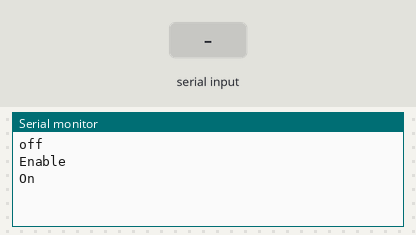
Recording of a sketch running on a simulated Arduino Uno, built with avr-gcc and run on an emulated ATmega328P. On the bench: the last lines printed to the serial monitor. The inputs (shaded band) are chosen by the test bench.

Above: at 6.2 s.
6.3 s: "*" received over Serial
At 7.3 s:
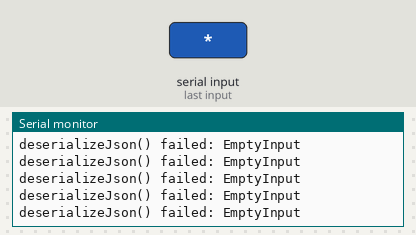
8.5 s: "on" received over Serial
At 9.2 s:
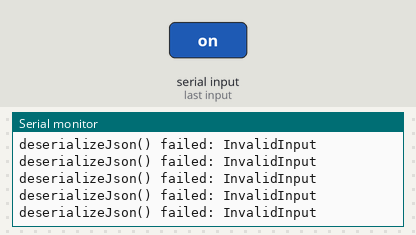

The sketch:

LEONARDO_CAN.ino
```cpp
#include <SPI.h>
#include "convert.h"
#include "mcp_can.h"
#include <ArduinoJson.h>

StaticJsonDocument<300> doc;
const int SPI_CS_PIN = 17;

MCP_CAN CAN(SPI_CS_PIN);

void setup()
{
  Serial.begin(115200);
  delay(5000);
  while (CAN_OK != CAN.begin(CAN_125KBPS))
  {
    Serial.print("CAN BUS FAILL");
    delay(100);
  }
}

bool heart;
String com;
String show;
String text1;
String text2;
String text3;
String text4;
int data1;

byte volt1;
byte volt2;
byte amp1;
byte amp2;

int data4 = 1;
String command = "0";
char json[] = "";
String relay = "";
String input = "";
String jsonon = "";
unsigned char buf[8];
unsigned char len = 0;
long unsigned int rxId;
unsigned long prev_millis = 0;
unsigned long prev_millis2 = 200;
byte mmt[8] = {0x01, 0x0A , 0, 0, 0, 0, 0, 0};

void loop() {
  while (Serial.available()) {
    char str = Serial.read();

    if (str != '*') {
      input += String(str);
    }
    if (str == '*') {
      //Serial.println(input);
      jsonon = "on";
      command = "0";
      delay(500);
    }
  }

  unsigned long current_millis = millis();
  if (current_millis - prev_millis >= 1000) {
    prev_millis = current_millis;
    if (heart) {
      CAN.sendMsgBuf(0x701, 0x00 , 1, 0x05);
      CAN.sendMsgBuf(0x00, 0, 2 , mmt);
      Serial.println("On" );
      show = "on";
    }

    else {
      Serial.println("off");
      heart = !heart;
      show = "off";
    }
  }

  unsigned long current_millis2 = millis();
  if (current_millis2 - prev_millis2 >= 500) {
    prev_millis2 = current_millis2;
      }
      if (jsonon == "on") {
      DeserializationError error = deserializeJson(doc, input);
      if (error) {
        Serial.print(F("deserializeJson() failed: "));
        Serial.println(error.f_str());
        return;
      }

      data1 = doc["data1"];
      String _volt1 = doc["volt1"].as<String>();
      String _volt2 = doc["volt2"].as<String>();

      byte _v1 = hexToDec(_volt1);
      byte _v2 = hexToDec(_volt2);

      volt1 = dectohex(_v1);
      volt2 = dectohex(_v2);
      String _amp1 = doc["amp1"].as<String>();
      String _amp2 = doc["amp2"].as<String>();
      byte _a1 = hexToDec(_amp1);
      byte _a2 = hexToDec(_amp2);
      amp1 = dectohexAmp(_a1);
      amp2 = dectohexAmp(_a2);
      data4 = doc["data4"].as<long>();
      jsonon = "";
      input = "";
      }

  if (data4 == 1 && command == "0") {
    //t_volt
    byte enable[8] = {0x2F, 0x00, 0x60, 0x00, 1, 0, 0, 0};
    CAN.sendMsgBuf(0x60A, 0, 8 , enable);
    Serial.println("Enable");
     //    {"data1": 0, "volt1": "14", "volt2": "00", "amp1": "A0", "amp2": "00", "reset": 0, "data4": 0}*
     //    5v 10A
     //    {"data1": 0, "volt1": "6C", "volt2": "00", "amp1": "50", "amp2": "00", "reset": 0, "data4": 1}*
     //    27 V 5A

    byte v[8] = {0x23, 0x71 , 0x22,  0x00,  volt2, volt1, 0x00, 0x00};
    byte a[8] = {0x2B, 0x70 , 0x60,  0x00,  amp1,  amp2,  0x00 , 0x00};

    Serial.println("");
    CAN.sendMsgBuf(0x60A, 0, 8 , v);
    CAN.sendMsgBuf(0x60A, 0, 8, a);
    command = "1";

  }

  if (data4 == 0 && command == "0") {
    byte disible[8] = {0x2F, 0x00, 0x60, 0, 0, 0, 0, 0};
    CAN.sendMsgBuf(0x60A, 0, 8 , disible);
    byte stemp1[8] = {0x23, 0x71, 0x22, 00, 00, 00, 0, 0};
    CAN.sendMsgBuf(0x60A, 0, 8 , stemp1);
    Serial.println("Disible");
    command = "1";
  }


    if (CAN_MSGAVAIL == CAN.checkReceive())
    {

      CAN.readMsgBuf(&len, buf);
      unsigned long canId = CAN.getCanId();
      unsigned long total;
      com = String(canId, HEX);
      if (com == "48a") {
        Serial.print(canId, HEX);
        Serial.print(" ");
        Serial.print(len);
        Serial.print(" ");
        text1 = (String(buf[1], HEX)) + (String(buf[0], HEX));
        text2 = (String(buf[3], HEX)) + (String(buf[2], HEX));
        text3 = (String(buf[5], HEX)) + (String(buf[4], HEX));
        Serial.print(text1);
        Serial.print(" ");
        Serial.print(text2);
        Serial.print(" ");
        Serial.println(text3);
      }
      if (com == "18a") {
       /* Serial.print(canId, HEX);
        Serial.print(" ");
        Serial.print(len);
        Serial.print(" ");
        for (int i = 0; i < len; i++) {
          Serial.print(buf[i], HEX);
          Serial.print("\t");
        }
        text1 = (String(buf[1], HEX)) + (String(buf[0], HEX));
        text2 = (String(buf[2], HEX)) + (String(buf[3], HEX));
        Serial.print(text1);
        Serial.print(" ");
        Serial.println(text2);*/
      }
    }
}
```

Source omitted: convert.h (16590 bytes)

Measured:
- after the input at 6.3 s, the serial monitor: prints a new line after 0.50 s (image 1)
- after the input at 8.5 s, the serial monitor: prints a new line at once (image 2)
